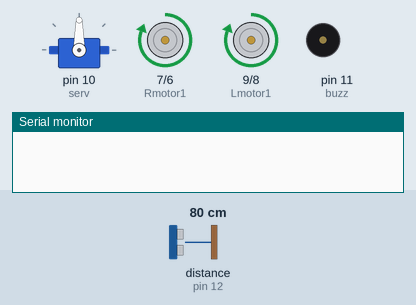
Bench run of a sketch on a simulated Arduino Uno, built with avr-gcc and run on an emulated ATmega328P. On the bench: servo, motor-driver pin pairs drawn as motors (green arrow = first pin HIGH = forward, orange = second pin HIGH = backward, longer = more drive), buzzer (waves = sounding), the last lines printed to the serial monitor. Wiring (inferred from the names in the program): ultrasonic range finder: trigger pin 13; echo pin 12. The inputs (shaded band) are chosen by the test bench; at power-on: distance to the obstacle (sensor on pin 12) 80 cm. The echo pulse lasts 58.3 µs per cm.

Above: at 1.4 s.
1.5 s: distance to the obstacle (sensor on pin 12) set to 2 cm
At 4.3 s:
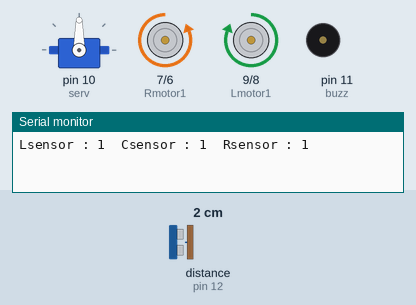
4.5 s: distance to the obstacle (sensor on pin 12) set to 18 cm
At 6.3 s:
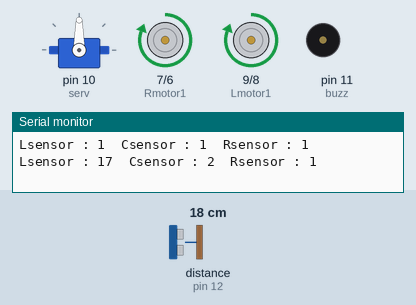
6.6 s: distance to the obstacle (sensor on pin 12) set to 4 cm
At 6.75 s:
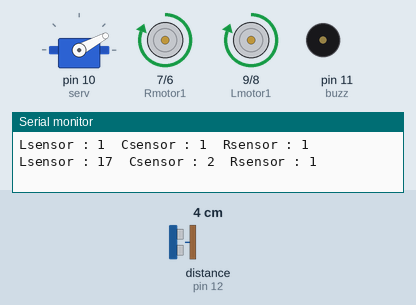
9.6 s: distance to the obstacle (sensor on pin 12) set to 35 cm
At 11.6 s:
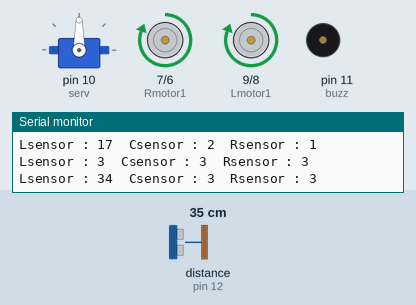
Timing chart, 0 to 12.7 s (numbered marks = the images above; inputs shaded):
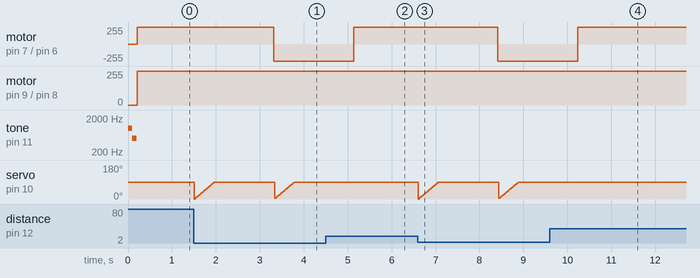

Measured:
- after the input at 1.5 s, motor on pin 7 (Rmotor1) / pin 6 (Rmotor2): forward 255/255 → backward 255/255 after 1.8 s; servo on pin 10 (serv): ramps from 0° to 90° and jumps back, once every 1.8 s
- after the input at 4.5 s, motor on pin 7 (Rmotor1) / pin 6 (Rmotor2): backward 255/255 → forward 255/255 after 0.64 s; servo on pin 10 (serv): stops changing and stays 90°
- after the input at 6.6 s, motor on pin 7 (Rmotor1) / pin 6 (Rmotor2): forward 255/255 → backward 255/255 after 1.8 s; servo on pin 10 (serv): ramps from 0° to 90° and jumps back, once every 1.8 s
- after the input at 9.6 s, motor on pin 7 (Rmotor1) / pin 6 (Rmotor2): backward 255/255 → forward 255/255 after 0.64 s; servo on pin 10 (serv): stays 90° (without the input it goes to 0° after 0.64 s)

The sketch:

main.ino
```cpp
// C++ code
//
///////////////////////////////////////////////////////////////////////////////////////////////
///////////////////////////////////////////////////////////////////////////////////////////////
////                                                                                       ////
////    RoboSInC 2021                                                                      ////
////                                                                                       ////
////    Smart vacuum Cleaner -                                                             ////
////                                                                                       ////
///////////////////////////////////////////////////////////////////////////////////////////////
///////////////////////////////////////////////////////////////////////////////////////////////
//
//
// import library
#include <Servo.h>

// define pin number

//define sensor pin
#define trig 13
#define echo 12

//define buzzer pin
#define buzz 11

//define servo pin
#define serv 10

//define motor pin
#define Lmotor1 9
#define Lmotor2 8
#define Rmotor1 7
#define Rmotor2 6

// initialize servo object
Servo servo;

// define global variable
// define sensor trigger distance in cm
int trigDist = 10;

// define servo step time
int sstep = 5;

// run once
void setup(){

  // start the serial monitor for debugging
  Serial.begin(9600);

  // initialize pin
  pinInit();

  // startup sound
  tone(buzz,1000);
  delay(100);
  tone(buzz,500);
  delay(100);
  noTone(buzz);

}

// run forever
void loop(){

  // get distacne from front
  int distancec = findDistance(trig,echo);

  // sets condition for bot when there are wall blocking
  /*          ■
  / - bot     ■
  / ▢▢▢▢    ■
  / ▢▢▢▢    ■ - walls
  / ▢▢▢▢    ■
  /           ■
  /           ■          */

  if(distancec <= trigDist){

    // get distance from left and right
    // rotate servo to right
    rotate(0,90,1);
    delay(sstep*90);
    int distancer = findDistance(trig,echo);

    // rotate servo to left
    rotate(90,-90,-1);
    delay(sstep*180);
    int distancel = findDistance(trig,echo);

    // print distance value from all sensor for debugging purpose
    Serial.print("Lsensor : ");
    Serial.print(distancel);
    Serial.print("  Csensor : ");
    Serial.print(distancec);
    Serial.print("  Rsensor : ");
    Serial.println(distancer);


    // condition 1 : wall on front and right
    /*          ■
    / - bot     ■
    / ▢▢▢▢    ■
    / ▢▢▢▢    ■ - walls
    / ▢▢▢▢    ■
    /           ■
    / ■ ■ ■ ■ ■ ■          */

    if(distancer <= trigDist and distancel >= trigDist){

      // robot turn left
      move('l');

    }

    // condition 2 : wall on front and left
    /*■ ■ ■ ■ ■ ■
    / - bot     ■
    / ▢▢▢▢    ■
    / ▢▢▢▢    ■ - walls
    / ▢▢▢▢    ■
    /           ■
    /           ■           */

    else if(distancel <= trigDist and distancel >= trigDist){

      // robot turn right
      move('r');

    }

    // condition 3 : walls on unforseen location
    /*▦ ▦ ▦ ▦ ▦
    / - bot     ▦
    / ▢▢▢▢    ▦
    / ▢▢▢▢    ▦ - walls
    / ▢▢▢▢    ▦
    /           ▦
    / ▦ ▦ ▦ ▦ ▦          */

    else{

      // robot turn right
      move('r');

    }

  }
  else{

    // condition 4 : no walls
    /*
    / - bot
    / ▢▢▢▢
    / ▢▢▢▢      - walls
    / ▢▢▢▢
    /
    /                       */
    // robot just moves forward
    move('f');

  }

  // robot continues moving/turning for 5 milisecond
  delay(5);

}


void move(char direction){

  // what robot gonna do when move(); was called
  // move('character');

  /* character :-
  / f - move forward
  / b - move backward
  / r - turn right
  / l - turn left
  / s - stop moving/turning
  */

  // switches cases
  switch (direction){

    // incase of 'f' it will move forward
    case 'f':
      digitalWrite(Rmotor1,HIGH);
      digitalWrite(Rmotor2,LOW);
      digitalWrite(Lmotor1,HIGH);
      digitalWrite(Lmotor2,LOW);
      break;

    // incase of 'b' it will move backward
    case 'b':
      digitalWrite(Rmotor1,LOW);
      digitalWrite(Rmotor2,HIGH);
      digitalWrite(Lmotor1,LOW);
      digitalWrite(Lmotor2,HIGH);
      break;

    // incase of 'r' it will turn right
    case 'r':
      digitalWrite(Rmotor1,LOW);
      digitalWrite(Rmotor2,HIGH);
      digitalWrite(Lmotor1,HIGH);
      digitalWrite(Lmotor2,LOW);
      break;

    // incase of 'l' it will turn left
    case 'l':
      digitalWrite(Rmotor1,HIGH);
      digitalWrite(Rmotor2,LOW);
      digitalWrite(Lmotor1,LOW);
      digitalWrite(Lmotor2,HIGH);
      break;

    // incase of 's' it will stop moving/turning
    case 's':
      digitalWrite(Rmotor1,LOW);
      digitalWrite(Rmotor2,LOW);
      digitalWrite(Rmotor1,LOW);
      digitalWrite(Rmotor2,LOW);
      break;
  }
}

// find distance for ultrasonic sensor
int findDistance(int trigpin,int echopin){

  // clear the trigger pin condition
  digitalWrite(trigpin, LOW);
  delayMicroseconds(2);

  // set the trigger HIGH for 10 microseconds
  digitalWrite(trigpin, HIGH);
  delayMicroseconds(10);
  digitalWrite(trigpin, LOW);

  // read the echopin, returns the sound wave travel time in microseconds
  long duration = pulseIn(echopin, HIGH);

  // calculate the distance in cm
  int distance = duration * 0.034 / 2;

  // return the distance
  return distance;

}

void rotate(int startrot,int rotation,int direction){

  // store current rotation
  int rot = 0;

  // servo rotate from current rotation to `rotation`
  for (rot = startrot; rot <= rotation; rot += direction) {

    // servo rotate to `rot`
    servo.write(rot);

    // wait `sstep` milisecond before looping
    delay(sstep);

  }
}

// initialize pin
void pinInit(){

  // initialize motor pin
  pinMode(Lmotor1, OUTPUT);
  pinMode(Lmotor2, OUTPUT);
  pinMode(Rmotor1, OUTPUT);
  pinMode(Rmotor2, OUTPUT);

  // initialize sensor pin
  pinMode(trig, OUTPUT);
  pinMode(echo, INPUT);

  // initialize buzzer pin
  pinMode(buzz, OUTPUT);

  // initialize servo pin
  servo.attach(serv);
}
```
